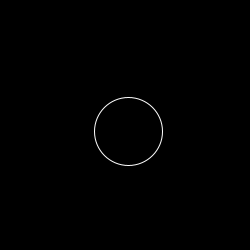
Frame 1 (no input)
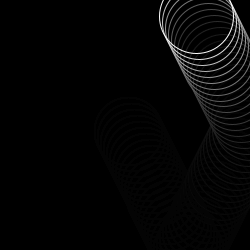
Frame 60 (the mouse pressed at the canvas centre just before this capture)
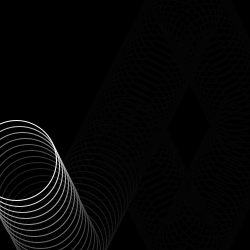
Frame 120 (the mouse held since frame 60 and released just before this capture)

The Processing sketch that drew these frames (run headless with seeded random() and noise(); from frame 60 on, the mouse is pressed at the canvas centre):

// Processing sketch: processing_78211
// ── processing_78211.pde

/** push balls each other
 *  Copyright 2011 Yutaka Kachi
 *  Licensed by New BSD License
 *
 *  複数のボールがウィンドウ内を移動する
 *  ボール同士もぶつかる。
 **/

float SPEED = 3; // 移動量5
float R;  //半径5
Ball a_ball;

void setup() {
  size(250, 250);
  frameRate(20);
  background(0);
  noFill();
  stroke(255, 255, 255);
  a_ball = new Ball(width / 2, height / 2, SPEED, SPEED * 2);
}

void draw() {
  fadeToBlack();
  a_ball.move();
  a_ball.draw(second());
}

class Ball
{
  float x, y; //ボールの現在位置（中心）
  float vx, vy; //ボールの移動量

  //コンストラクタ
  Ball(
  float _x, float _y, float _vx, float _vy) {
    x = _x;
    y = _y;
    vx = _vx;
    vy = _vy;
  }

  void move() {

    x = x + vx; 
    if (x - R <= 0) {
      x = R;
      vx *= -1;
    }
    if (x + R >= width) {
      x = width - R;
      vx *= -1;
    }

    y = y + vy;
    if (y - R <= 0) {
      y = R;
      vy *= -1;
    }
    if (y + R >= height) {
      y = height - R;
      vy *= -1;    }
  }
  
  void draw(int R) {
    stroke(255);
    ellipse(x, y, R * 2, R * 2);
  }
}

//フェードアウト
void fadeToBlack() {
  noStroke();
  fill(0, 30);
  rectMode(CORNER);
  rect(0, 0, width, height);
}
